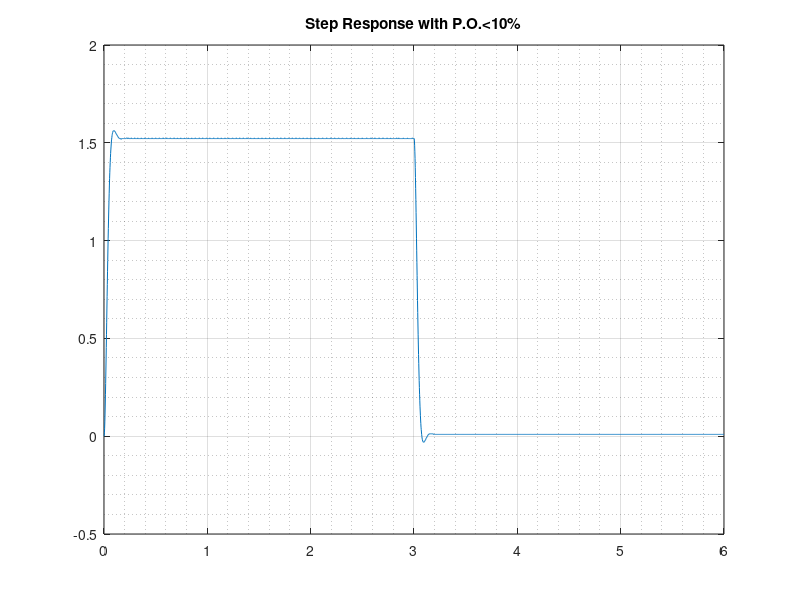

Write MATLAB code to recreate this figure.
clc;
clear;

load("exp3_final.mat");
time = Step_Resp.time();
time = time.';
value = Step_Resp.signals().values();
value = value.';
plot(time, value);
title("Step Response with P.O.<10%");
grid on;
grid minor;